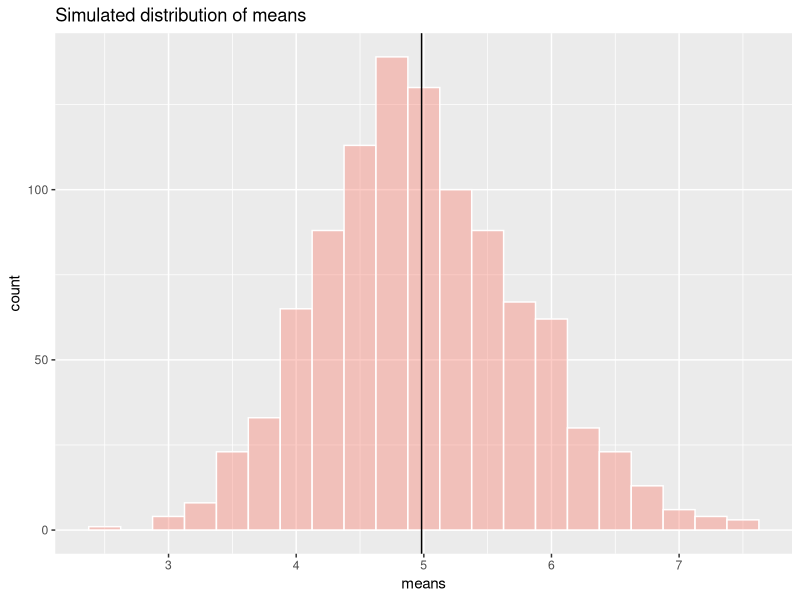
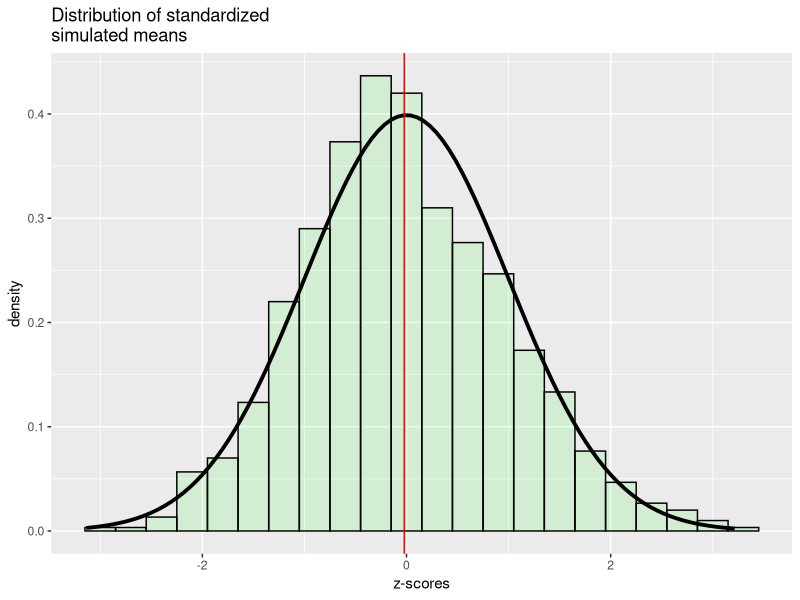

Recreate these plots in R, in order.
## ---- chunk 1
#Load packages
library(dplyr, warn.conflicts = F)
library(ggplot2)

#Exponential function parameters
lambda <- 0.2
n <- 40
num.of.sim <- 1000

#set the seed
set.seed(119983)

#Create a 1000x40 matrix containing the results of the simulation
sim.distrib <- matrix(data=rexp(n * num.of.sim, lambda), nrow=num.of.sim)
## ---- chunk 2
#compute the mean for each of the 1000 simulations(rows)
sim_mns <- data.frame(means=apply(sim.distrib, 1, mean)) 

#Convert dataframe to tbl_df object for more convenient printing
sim_mns <- tbl_df(sim_mns)

#compute the mean of the simulated means
(mean_sim <- sim_mns %>% summarize(simulated.mean = mean(means)) %>% unlist())

#Plot sample means distribution with the calculated...bla bla...
sim_mns  %>%
  ggplot(aes(x = means) ) + geom_histogram(alpha=0.4, binwidth= .25, fill = "salmon", col = "white") +
  geom_vline(xintercept = mean_sim, color="black", size = 0.5) +
  ggtitle("Simulated distribution of means")
## ---- chunk 3
#Compute the variance of the sample means
sd.samp <- sim_mns  %>% select(means)  %>% unlist() %>%  sd()
(var.samp <- sd.samp ^ 2)

#Theoretical variance of the exponential distribution
(((1/lambda))/sqrt(40))^2
## ---- chunk 4
#Compute mean of our normalized means
(z_mean <- sim_mns %>%  mutate(z_score = (means - 1/lambda) / (1/lambda / sqrt(n)))  %>% select(z_score) %>%
   summarise(z_mean = mean(z_score)) %>% unlist())

#create Z scores from the sample means
sim_mns %>%  mutate(z_score = (means - 1/lambda) / (1/lambda / sqrt(n))) %>% 
  ggplot(aes(x = z_score)) + 
   geom_histogram(alpha=0.1,  binwidth = 0.3, fill="green", color="black", aes(y = ..density..)) +
   stat_function(fun = dnorm, size = 1.3) +
   geom_vline(xintercept = z_mean, color="red", size = 0.5) +
   ggtitle("Distribution of standardized \nsimulated means") +
   xlab("z-scores")

